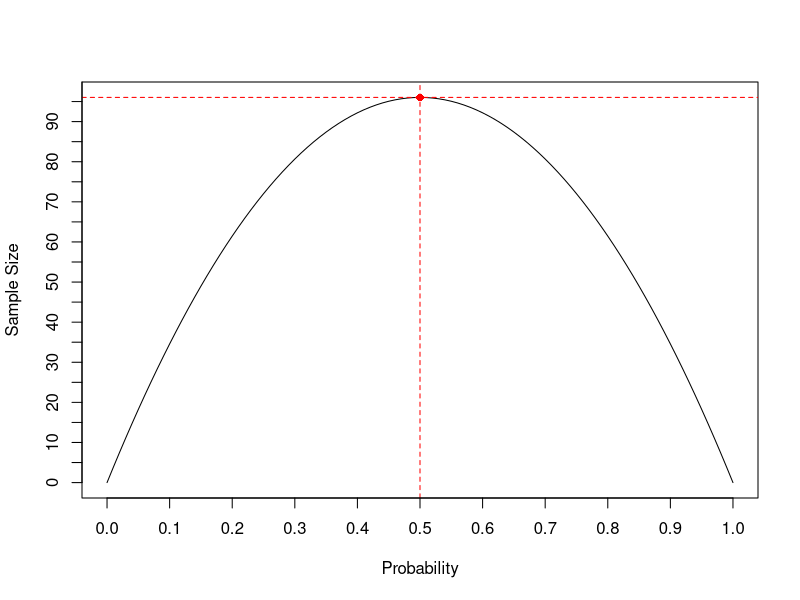

Generate this figure with R:
## ---- chunk 1
knitr::opts_chunk$set(echo       = TRUE,
                      message    = FALSE,
                      warning    = FALSE,
                      out.width  = 800,
                      out.height = 600,
                      fig.align  = "center",
                      dev        = "ragg_png")
## ---- chunk 2
p <- 0.20
alpha <- 0.05
eps <- 0.02
z <- qnorm(alpha/2, mean = 0, sd = 1, lower.tail = FALSE)

# サンプルサイズの計算式
n <- p*(1-p)*(z / eps)^2
sprintf('必要なサンプルサイズn = %.0f人', n)
## ---- chunk 3
alpha <- 0.01
eps <- 0.01
z <- qnorm(alpha/2, mean = 0, sd = 1, lower.tail = FALSE)

# サンプルサイズの計算式
n <- p*(1-p)*(z / eps)^2
sprintf('必要なサンプルサイズn = %.0f人', n)
## ---- chunk 4
alpha <- 0.05
eps <- 0.10
z <- qnorm(alpha/2, mean = 0, sd = 1, lower.tail = FALSE)
p <- seq(0,1,0.01)
len <- length(p)
n <- vector(mode = "numeric", length = len)

for (i in 1:len) {
  n[[i]] <- p[[i]]*(1-p[[i]])*(z / eps)^2
}

# nが最大となるpのインデックスを取得して、nが最大に対応するpを求める
max_idx <- which.max(n)
max_n <- n[max_idx]
max_p <- p[max_idx]

plot(p, n, type = "l", xaxt = "n", yaxt = "n", xlab = "Probability", ylab = "Sample Size")
points(x = max_p, y = max_n, pch = 16, col = "red", cex = 1)
abline(v = max_p, lty = 2, col = "red")
abline(h = max_n, lty = 2, col = "red")
axis(side = 1, at = seq(0, 1, 0.1))
axis(side = 2, at = seq(0, 110, 5))
## ---- chunk 5
alpha <- 0.05
z <- qnorm(alpha/2, mean = 0, sd = 1, lower.tail = FALSE)

p <- c(0.01, 0.05, 0.07, 0.10, 0.15, 0.20, 0.25, 0.30, 0.35, 0.40, 0.45, 0.50)
len_p <- length(p)
n <- c(50, 100, 200, 300, 400, 500, 1000, 2000, 3000, 4000, 5000)
len_n <- length(n)
eps_mat <- matrix(0, nrow = len_p, ncol = len_n)
rownames(eps_mat) <- paste0("p=", sprintf("%02s", p*100), "%-", (1-p)*100, "%")
colnames(eps_mat) <- paste0("n=",n)

for (i in 1:len_p) {
  for (j in 1:len_n) {
    eps <- z * sqrt((p[[i]] * (1-p[[i]]))/ n[[j]]) 
    eps_mat[i, j] <- round(eps * 100, 1)
  }
}

# ネットに公開されているものと少し数値がずれるのはz=2として近似しているためかもしれない
knitr::kable(eps_mat, align = "c", caption = "信頼度95%の標本誤差早見表")
## ---- chunk 6
n <- 500
p <- 60/500
p0 <- 0.10

# Zの計算式
Z <- (abs(p - p0) - (1 / (2 * n))) / sqrt((p0 * (1 - p0) / n))
sprintf('Z=%.3f', Z)
## ---- chunk 7
alpha <- 0.05
Z >= qnorm(alpha/2, mean = 0, sd = 1, lower.tail = FALSE)

## ---- chunk 8
# p値の計算
p <- sum(
  pnorm(q = Z, mean = 0, sd = 1, lower.tail = FALSE),
  pnorm(q = -1*Z,mean = 0, sd = 1, lower.tail = TRUE)
)
sprintf('p-value=%.4f', p)
## ---- chunk 9
prop.test(x = 60, n = 500, p = 0.10, alternative = "two.sided", conf.level = 0.95)
## ---- chunk 10
a <- 12; b <- 47
c <-  5; d <- 45

nm <- list(c("Group1", "Group2"), c("Yes", "No"))
mat <- matrix(c(a, b, c, d), 
              nrow = 2, byrow = TRUE,
              dimnames = nm)
mat <- addmargins(mat)
mat
## ---- chunk 11
n1 <- mat[1,3]
p1 <- mat[1,1] / n1

n2 <- mat[2,3]
p2 <- mat[2,1] / n2

n <- mat[3,3]
p <- mat[3,1] / n

Z <- (abs(p1 - p2) - 1/2*(1/n1 + 1/n2)) / sqrt(p*(1-p)*(1/n1 + 1/n2))
Z
## ---- chunk 12
# p値の計算
p <- sum(
  pnorm(q = Z, mean = 0, sd = 1, lower.tail = FALSE),
  pnorm(q = -1*Z,mean = 0, sd = 1, lower.tail = TRUE)
)
sprintf('p-value=%.4f', p)
## ---- chunk 13
prop.test(x = c(mat[1,1], mat[2,1]), n = c(n1, n2), alternative = "two.sided", conf.level = 0.99, correct = TRUE)
## ---- chunk 14
z <- qnorm(0.05/2, mean = 0, sd = 1, lower.tail = FALSE)
upr <- (p1 - p2) + 1.96 * sqrt((p1*(1-p1) / n1) + (p2*(1-p2) / n2))
lwr <- (p1 - p2) - 1.96 * sqrt((p1*(1-p1) / n1) + (p2*(1-p2) / n2))
c(sprintf('lower=%.4f', lwr), sprintf('upper=%.4f', upr))
## ---- chunk 15
prop.test(x = c(mat[1,1], mat[2,1]), n = c(n1, n2), alternative = "two.sided", conf.level = 0.95, correct = FALSE)$conf.int
## ---- chunk 16
a <- 25; b <- 7
c <-  1; d <- 21

nm <- list(c("Yes1", "No1"), c("Yes2", "No2"))
mat_ <- matrix(c(a, b, c, d), 
              nrow = 2, byrow = TRUE,
              dimnames = nm)
mat <- addmargins(mat_)
mat
## ---- chunk 17
p <- pchisq(q = 3.125, df = 1, lower.tail = FALSE)
sprintf('p-value=%.4f', p)
## ---- chunk 18
# matではなくmat_を使用する
mcnemar.test(x = mat_, correct = TRUE)
## ---- chunk 19
#a <- 25; b <- 7
#c <-  1; d <- 21
z <- qnorm(0.05/2, mean = 0, sd = 1, lower.tail = FALSE)
upr <- (b-c)/sum(mat_) + z / sum(mat_) * sqrt(b + c - ((b-c)^2/sum(mat_)))
lwr <- (b-c)/sum(mat_) - z / sum(mat_) * sqrt(b + c - ((b-c)^2/sum(mat_)))
c(sprintf('lower=%.4f', lwr), sprintf('upper=%.4f', upr))
## ---- chunk 20
o <- c(25, 5)
e <- sum(o)/length(o)
chi2 <- sum(
  ((o - e) ^ 2 / e)
  )

# 有意水準は5%
chi2 > qchisq(0.95, df = length(o)-1)
## ---- chunk 21
chisq.test(o)
## ---- chunk 22
a <- 29; b <- 80
c <- 10; d <- 94
mat_ <- matrix(c(a, b, c, d), nrow = 2, byrow = TRUE,
               dimnames = list(c("Group1","Group2"), c("Yes", "No")))
mat <- addmargins(mat_)
mat
## ---- chunk 23
chisq.test(mat)
## ---- chunk 24
library(Epi)
a <- 29; b <- 80
c <- 10; d <- 94
mat_ <- matrix(c(a, b, c, d), nrow = 2, byrow = TRUE,
               dimnames = list(c("Group1","Group2"), c("Yes", "No")))
mat <- addmargins(mat_)
mat
## ---- chunk 25
res_risk <- Epi::twoby2(mat_)
## ---- chunk 26
rr <- res_risk$measures[1,1]
z <- qnorm(0.05/2, mean = 0, sd = 1, lower.tail = FALSE)
se <- z * sqrt(1/mat[1,1] - 1/mat[1,3] + 1/mat[2,1] - 1/mat[2,3])

upr <- exp(log(rr) + se)
lwr <- exp(log(rr) + -1*se)

c(sprintf('lower=%.4f', lwr), sprintf('upper=%.4f', upr))
## ---- chunk 27
risk1 <- mat[1,1]/mat[1,3]; n1 <- mat[1,3]
risk2 <- mat[2,1]/mat[2,3]; n2 <- mat[2,3]
risk  <- mat[3,1]/mat[3,3]; n <- mat[3,3]

z <-  (abs(risk1-risk2) - 1/2*(1/n1 + 1/n2)) / sqrt(risk*(1-risk)*(1/n1 + 1/n2))
z
## ---- chunk 28
res_risk
